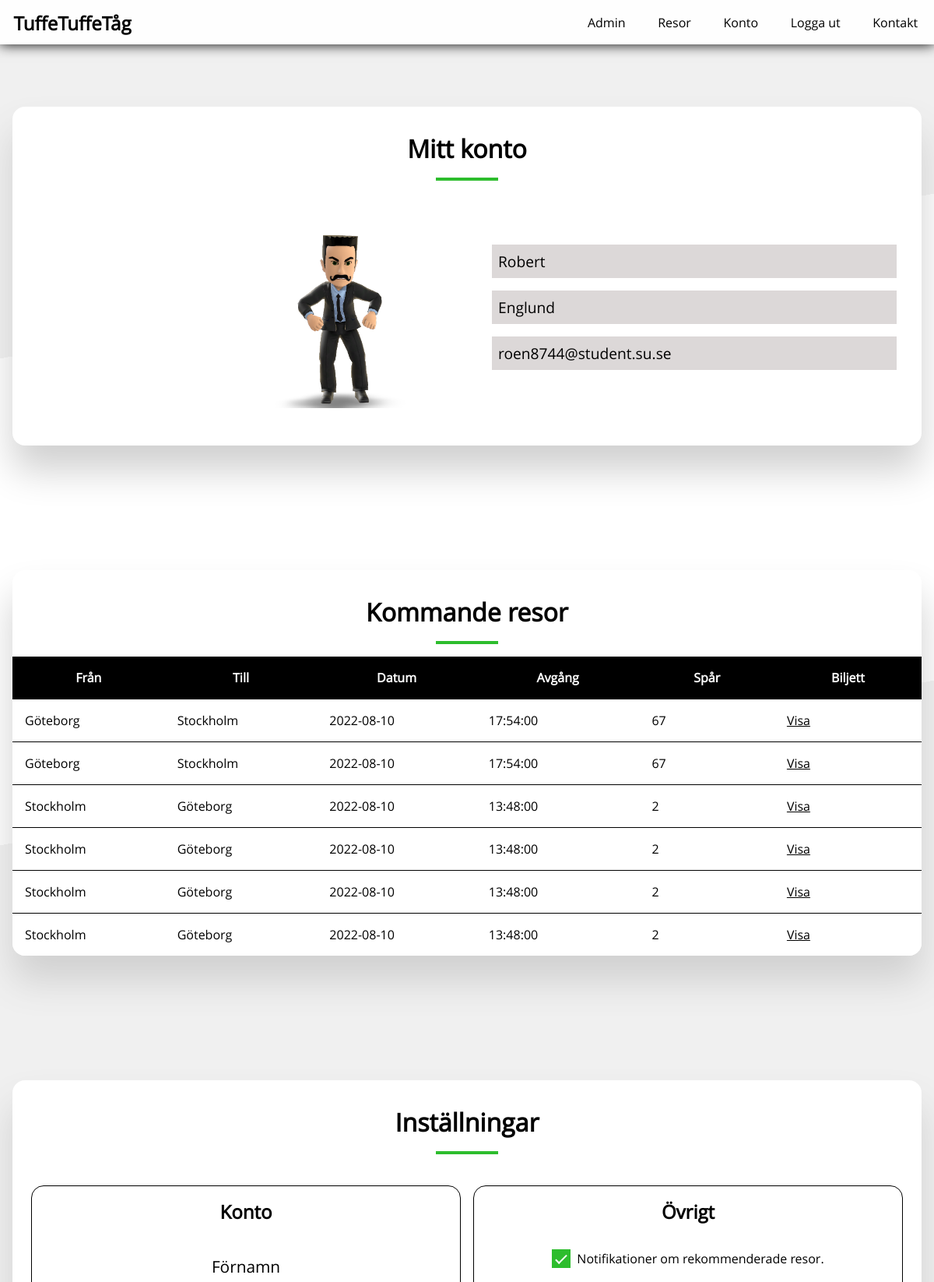
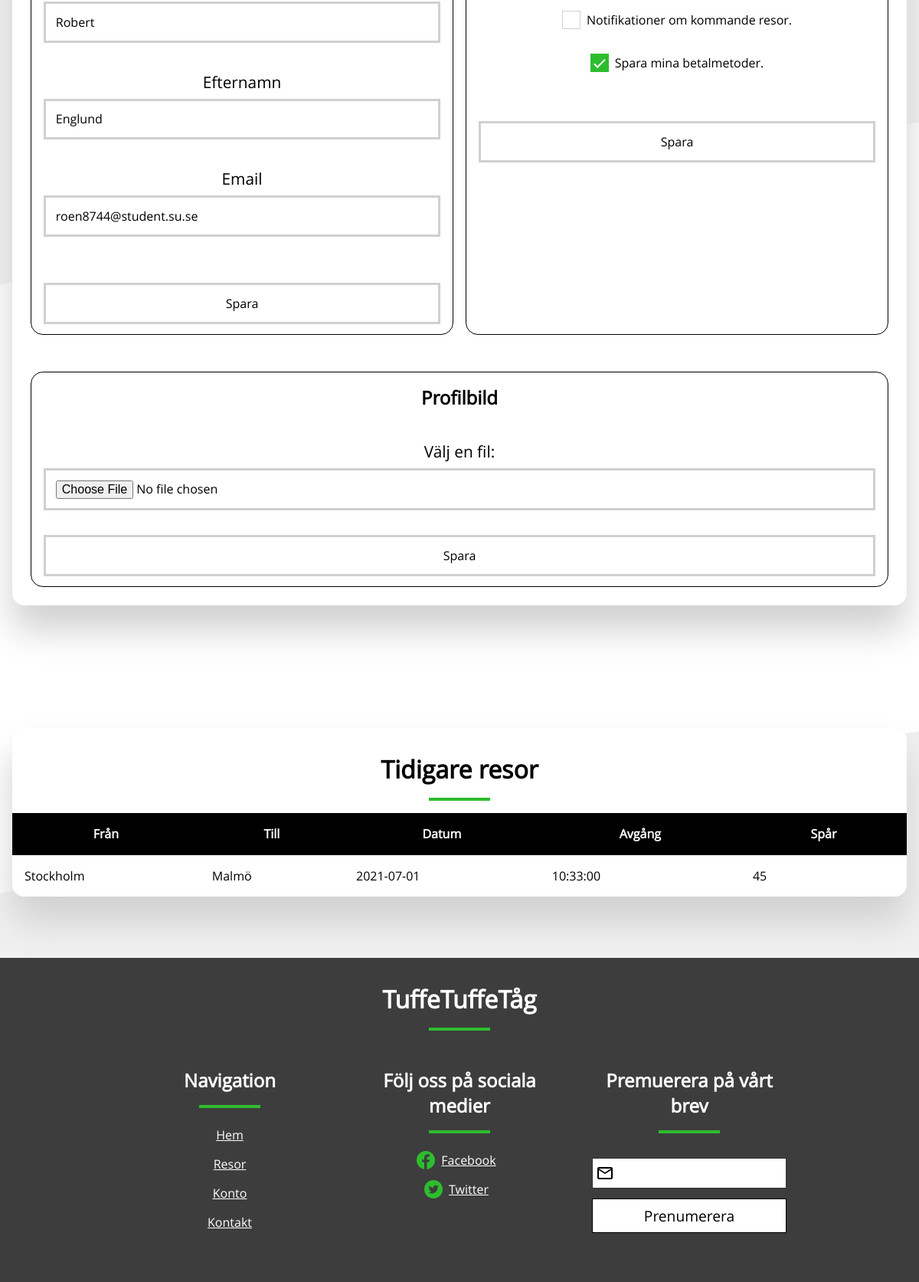
Screenshot of /konto/index.php (signed in) with the database file from the repository (2 pictures, top to bottom).
### tables this page shows
CREATE TABLE `profile_picture` (
  `account_id` int(11) NOT NULL,
  `file` varchar(256) NOT NULL,
  `extension` varchar(10) NOT NULL
);

CREATE TABLE `trip` (
  `id` int(11) NOT NULL,
  `location_from` int(11) NOT NULL,
  `location_to` int(11) NOT NULL,
  `departure` datetime NOT NULL,
  `track` int(11) NOT NULL,
  `train_id` int(11) NOT NULL,
  `arrival` datetime NOT NULL
);

CREATE TABLE `ticket` (
  `id` int(11) NOT NULL,
  `adult` int(11) NOT NULL,
  `kid` int(11) NOT NULL,
  `payment_id` int(11) NOT NULL,
  `account_id` int(11) NOT NULL,
  `trip_id` int(11) NOT NULL
);

### assets/php/utilities.php (called while the page is built, shortened)
<?php
function isLoggedIn(): bool
{
	return (isset($_SESSION['user-id']));
}
function isAdmin($path): bool
{
	include $path . "assets/php/connect-database.php";
	$stmt = $conn->prepare("SELECT COUNT(*) FROM admin WHERE account_id = ?");
	$stmt->bind_param("i", $_SESSION['user-id']);
	$stmt->execute();
	$isAdmin = $stmt->get_result()->fetch_all(MYSQLI_ASSOC)[0]["COUNT(*)"] == 1;
	return $isAdmin;
}
?>

### assets/php/replace-in-html.php (called while the page is built)
<?php
function replaceInHtml($html, $target, $replacement) : string
{
	$htmlPieces = explode($target, $html);
	$newHtml = $htmlPieces[0];
	$newHtml .= $replacement;
	$newHtml .= $htmlPieces[1];
	return $newHtml;
}
?>

### konto/index.php (the view, shortened to what this page needs)
<?php
$path = "../";
include $path . "assets/php/connect-database.php";
$stmt = $conn->prepare("SELECT * FROM account WHERE id = ?");
$stmt->bind_param("i", $_SESSION['user-id']);
$stmt->execute();
$account = $stmt->get_result()->fetch_all(MYSQLI_ASSOC)[0];
$stmt = $conn->prepare("SELECT * FROM setting WHERE account_id = ?");
$stmt->bind_param("i", $_SESSION['user-id']);
$stmt->execute();
$settings = $stmt->get_result()->fetch_all(MYSQLI_ASSOC)[0];
$dateNow = date("Y-m-d H:i:s");
$stmt = $conn->prepare("SELECT ticket.id, trip.location_from, trip.location_to, trip.departure, trip.track FROM ticket LEFT JOIN trip ON ticket.trip_id = trip.id WHERE account_id = ? AND trip_id IN (SELECT id FROM trip WHERE id = ticket.trip_id AND departure >= ?) ORDER BY trip.departure DESC");
$stmt->bind_param("is", $_SESSION['user-id'],$dateNow);
$stmt->execute();
$upcomingTravels = $stmt->get_result();
if ( $upcomingTravels->num_rows == 0 ) {
	$upcomingTravels = array();
}
else {
	$upcomingTravels = $upcomingTravels->fetch_all(MYSQLI_ASSOC);
}
$dateNow = date("Y-m-d H:i:s");
$stmt = $conn->prepare("SELECT ticket.id, trip.location_from, trip.location_to, trip.departure, trip.track FROM ticket LEFT JOIN trip ON ticket.trip_id = trip.id WHERE account_id = ? AND trip_id IN (SELECT id FROM trip WHERE id = ticket.trip_id AND departure <= ?) ORDER BY trip.departure ASC");
$stmt->bind_param("is", $_SESSION['user-id'],$dateNow);
$stmt->execute();
$previousTravels = $stmt->get_result();
if ( $previousTravels->num_rows == 0 ) {
	$previousTravels = array();
}
else {
	$previousTravels = $previousTravels->fetch_all(MYSQLI_ASSOC);
}
$stmt = $conn->prepare("SELECT * FROM location");
$stmt->execute();
$locations = $stmt->get_result()->fetch_all(MYSQLI_ASSOC);
$locationMapping = array();
for ( $i = 0; $i < count($locations); $i++ ) {
	$locationMapping[$locations[$i]['id']] = $locations[$i]['name'];
}
$html = file_get_contents("konto.html");
include $path . "assets/php/nav-generator.php";
$html = generateNav($html, $path);
include $path . "assets/php/replace-in-html.php";
$html = replaceInHtml($html, "", $account['firstname']);
$html = replaceInHtml($html, "", $account['lastname']);
$html = replaceInHtml($html, "", $account['email']);
$html = replaceInHtml($html, "", $account['firstname']);
$html = replaceInHtml($html, "", $account['lastname']);
$html = replaceInHtml($html, "", $account['email']);
$html = replaceInHtml($html, "data-notification-recommended", ($settings['notification_recommended'] ? "checked" : ""));
$html = replaceInHtml($html, "data-notification-upcoming", ($settings['notification_upcoming'] ? "checked" : ""));
$html = replaceInHtml($html, "data-payment-save", ($settings['payment_save'] ? "checked" : ""));
$htmlPieces = explode("", $html);
$newHtml = $htmlPieces[0];
for ( $i = 0; $i < count($upcomingTravels); $i++ ) {
	$travel = $upcomingTravels[$i];
	$from = ucwords($locationMapping[$travel['location_from']]);
	$to = ucwords($locationMapping[$travel['location_to']]);
	$datetime = explode(" ", $travel['departure']);
	$track = $travel['track'];
	$ticketId = $travel['id'];
	$htmlPiece = $htmlPieces[1];
	$htmlPiece = replaceInHtml($htmlPiece,"--:UPCOMING-FROM:--", $from);
	$htmlPiece = replaceInHtml($htmlPiece, "--:UPCOMING-TO:--", $to);
	$htmlPiece = replaceInHtml($htmlPiece, "--:UPCOMING-DATE:--", $datetime[0]);
	$htmlPiece = replaceInHtml($htmlPiece, "--:UPCOMING-TIME:--", $datetime[1]);
	$htmlPiece = replaceInHtml($htmlPiece, "--:UPCOMING-TRACK:--", $track);
	$htmlPiece = replaceInHtml($htmlPiece,"--:UPCOMING-TICKET:--", "<span class='show-ticket' data-id='".$ticketId."'>Visa</span>");
	$newHtml .= $htmlPiece;
}
$newHtml .= $htmlPieces[2];
$html = $newHtml;
$htmlPieces = explode("", $html);
$newHtml = $htmlPieces[0];
for ( $i = 0; $i < count($previousTravels); $i++ ) {
	$travel = $previousTravels[$i];
	$from = ucwords($locationMapping[$travel['location_from']]);
	$to = ucwords($locationMapping[$travel['location_to']]);
	$datetime = explode(" ", $travel['departure']);
	$track = $travel['track'];
	$htmlPiece = $htmlPieces[1];
	$htmlPiece = replaceInHtml($htmlPiece,"--:PREVIOUS-FROM:--", $from);
	$htmlPiece = replaceInHtml($htmlPiece, "--:PREVIOUS-TO:--", $to);
	$htmlPiece = replaceInHtml($htmlPiece, "--:PREVIOUS-DATE:--", $datetime[0]);
	$htmlPiece = replaceInHtml($htmlPiece, "--:PREVIOUS-TIME:--", $datetime[1]);
	$htmlPiece = replaceInHtml($htmlPiece, "--:PREVIOUS-TRACK:--", $track);
	$newHtml .= $htmlPiece;
}
$newHtml .= $htmlPieces[2];
$html = $newHtml;
include $path . "assets/php/footer-generator.php";
$html = generateFooter($html, $path);
$stmt = $conn->prepare("SELECT * FROM profile_picture WHERE account_id = ?");
$stmt->bind_param("i", $_SESSION['user-id']);
$stmt->execute();
$result = $stmt->get_result();
if ( $result->num_rows == 0 ) {
	$html = replaceInHtml($html, "--:PROFILE-PICTURE:--", $path."assets/img/portrait-placeholder.jpg");
}
else {
	$result = $result->fetch_all(MYSQLI_ASSOC)[0];
	$imageName = $result['file'];
	$html = replaceInHtml($html, "--:PROFILE-PICTURE:--", $path . "assets/uploads/" . $imageName);
}
echo $html;
?>

### assets/php/nav-generator.php (shortened to what this page needs)
<?php
function generateNav($html, $path) : string {
	$htmlPieces = explode("", $html);
	$newHtml = $htmlPieces[0];
	if ( isLoggedIn() ) {
		$newHtml .= '
		<nav>
			<div class="max-content center-content" id="nav-flex-container">
				<div id="nav-header">
					<div id="nav-logo">
						<a href="'.$path.'">TuffeTuffeTåg</a>
					</div>
					<div id="hamburger-menu">
						<img src="'.$path.'assets/img/hamburger-menu.svg" alt="hamburger menu">
					</div>
				</div>
				<ul id="nav-content">
					'.(isAdmin($path) ? '<li><a class="nav-item itemhide" href="'.$path.'admin/">Admin</a></li>' : '').'
					<li><a class="nav-item itemhide" href="'.$path.'resor/">Resor</a></li>
					<li><a class="nav-item itemhide" href="'.$path.'konto/">Konto</a></li>
					<li><a class="nav-item itemhide" href="'.$path.'?logout">Logga ut</a></li>
					<li><a class="nav-item itemhide" href="'.$path.'kontakt/">Kontakt</a></li>
				</ul>
			</div>
		</nav>
		';
	}
	$newHtml .= $htmlPieces[1];
	return $newHtml;
}
?>

### assets/php/footer-generator.php
<?php
function generateFooter($html, $path) : string {
	$htmlPieces = explode("", $html);
	$newHtml = $htmlPieces[0];
	$newHtml .= '
		<footer id="footer">
			<div class="header-container">
				<div id="footer-logo">
					<h2><a href="'.$path.'">TuffeTuffeTåg</a></h2>
					<div class="mark"></div>
				</div>
			</div>
			<div class="footer-content max-content center-content">
				<section id="footer-navigation">
					<h2>Navigation</h2>
					<div class="mark"></div>
					<ul>
						<li><a href="'.$path.'">Hem</a></li>
						<li><a href="'.$path.'resor/">Resor</a></li>
						<li><a href="'.$path.'konto/">Konto</a></li>
						<li><a href="'.$path.'kontakt/">Kontakt</a></li>
					</ul>
				</section>
				<section id="footer-social">
					<h2>Följ oss på sociala medier</h2>
					<div class="mark"></div>
					<ul>
						<li>
							<img src="'.$path.'assets/img/facebook.svg" alt="Facebook icon" class="social-icon">
							<a href="">Facebook</a>
						</li>
						<li>
							<img src="'.$path.'assets/img/twitter.svg" alt="Twitter icon" class="social-icon">
							<a href="">Twitter</a>
						</li>
					</ul>
				</section>
				<section id="footer-subscribe">
					<h2>Premuerera på vårt brev</h2>
					<div class="mark"></div>
					<form id="subscribe-form" method="POST">
						<input id="subscribe-form-email" class="input-icon email-icon" type="email" name="mail">
						<p id="subscribe-error-spot" class="error-spot"></p>
						<p id="subscribe-result">Tack för din premuration!</p>
						<button type="submit">Prenumerera</button>
						<img id="subscribe-loading" src="'.$path.'assets/img/loading-animation.svg" alt="loading animation">
					</form>
				</section>
			</div>
		</footer>
		<script>
	var footerPath = "'.$path.'";
</script>
	';
	$newHtml .= $htmlPieces[1];
	return $newHtml;
}
?>

### assets/css/main.css (style rules this page uses)
* { padding: 0; margin: 0; box-sizing: border-box; font-family: 'Open Sans', sans-serif; }
html { font-size: 16px; }
.max-content { max-width:90rem; }
.center-content { margin-left:auto; margin-right:auto; }
.cut-background-top { background: rgb(240,240,240); background: linear-gradient(170deg, rgba(240,240,240,1) 50%, rgba(255,255,255,1) 50%); }
.cut-background-bottom { background: rgb(255,255,255); background: linear-gradient(170deg, rgba(255,255,255,1) 50%, rgba(240,240,240,1) 50%); }
.mark { display: block; margin: 1rem auto; width: 5rem; height: 0.25rem; background-color: #2dbd2d; }
.input-label { font-size: 1.3rem; text-align: center; padding: 0.5rem 0; width: 100%; display: block; color: #000; }
.input-field { font-size: 1rem; padding: 0.8rem; display: block; width: 100%; background-color: #fff; border: 0.2rem solid #d0d0d0; outline: none; transition: 0.2s border; }
.input-button { display: block; width: 100%; padding: 0.8rem; font-size: 1rem; cursor: pointer; border: 0.2rem solid #d0d0d0; background-color: #fff; transition: border 0.2s; outline: none; }
.input-icon { background-repeat: no-repeat; background-size: 1.5rem; background-position: 0.25rem 50%; padding-left: 2rem !important; }
.checkmark-container { display: flex; flex-direction: row; justify-content: center; align-items: center; align-content: center; cursor: pointer; font-size: 1rem; position: relative; -webkit-user-select: none; -moz-user-select: none; user-select: none }
.checkmark-container .checkmark { position: relative; width: 1.5rem; height: 1.5rem; margin-right: .5rem; border: .1rem solid #D0D0D0; background-color: #fff; cursor: pointer; transition: 0.2s border,0.2s background-color }
.checkmark-container .checkmark::after { position: absolute; content: "" }
.checkmark-container input[type="checkbox"]:checked~.checkmark { background-color: #2dbd2d; border: 0.1rem solid #2dbd2d; }
.checkmark-container input[type="checkbox"]:checked~.checkmark::after { -webkit-transform: rotate(45deg) scale(1) translate(-50%,-50%); -moz-transform: rotate(45deg) scale(1) translate(-50%,-50%); transform: rotate(45deg) scale(1) translate(-50%,-50%); -webkit-transform-origin: 0% 0%; -moz-transform-origin: 0% 0%; transform-origin: 0% 0%; left: 50%; top: 45%; width: .3rem; height: .8rem; border: solid #FFF; border-width: 0 .15rem .15rem 0; background-color: transparent }

### assets/css/nav.css (style rules this page uses)
nav { width: 100%; position: relative; top: 0; z-index: 10; overflow-y: hidden; overflow-x: auto; background-color: #fefefe; box-shadow: 0 0 1rem 0 #000; }
nav a { text-decoration: none; }
#nav-flex-container { display: flex; flex-direction: column; }
#nav-header { position: relative; }
#nav-logo { position: relative; }
#nav-logo a { color: black; display: block; font-size: 1.5rem; font-weight: bold; padding: 1.1rem; color: #000; }
#nav-content { list-style-type: none; display: block; overflow: hidden; }
.nav-item { color: black; display: block; font-size: 1.3rem; text-align: center; padding: 1.1rem 1.3rem; color: #000; font-weight: 400; transition: 0.2s background-color; }
.itemhide { display:none; }
@media only screen and (min-width:900px) { nav { position: relative } }
@media only screen and (min-width:900px) { #nav-flex-container { justify-content: center; max-height: max-content; position: relative; } }
@media only screen and (min-width:900px) { #nav-header { display: flex; justify-content: flex-start; } }
@media only screen and (min-width:900px) { #nav-logo a { position: absolute; text-align: center; padding: 0.8rem 1.1rem; } }
@media only screen and (min-width:900px) { #nav-content { display: flex; justify-content: flex-end; } }
@media only screen and (min-width:900px) { .nav-item { font-size: 1rem; float: left; } }
@media only screen and (min-width:900px) { .itemhide { display:block; } }

### rows the page displays
profile_picture: file (picture)
trip: location_from+location_to+departure "Göteborg Stockholm 2022-08-10 17:54:00 67 Visa Göteborg Stockholm 2022-08-10 17:54:00 67 Visa"
trip: location_from+location_to+departure "Stockholm Göteborg 2022-08-10 13:48:00 2 Visa Stockholm Göteborg 2022-08-10 13:48:00 2 Visa Stockholm Göteborg 2022-08-10 13:48:00 2 Visa Stockholm Göteborg 2022-08-10 13:48:00 2 Visa"
